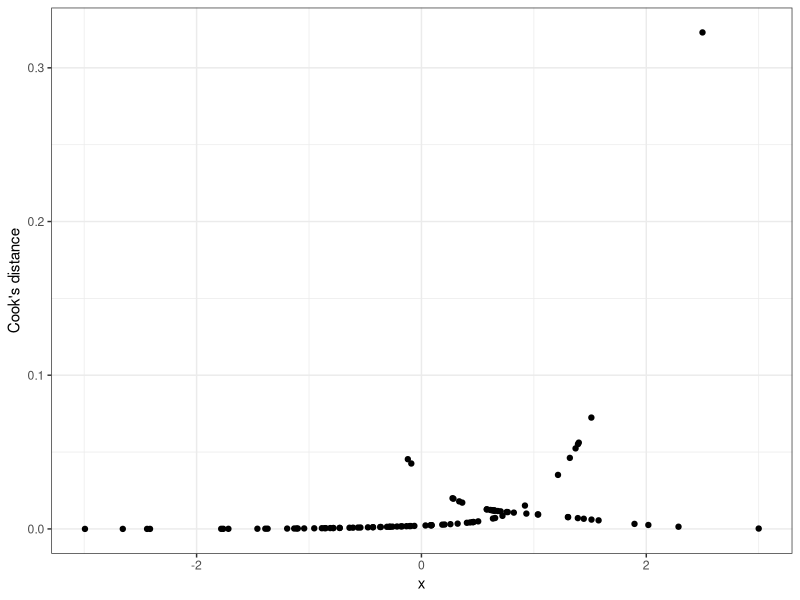

Write R code to recreate this figure.
## ---- chunk 1
set.seed(42)

x <- rnorm(100)

# create P(Y = 1 | X) for each entry in x
# Here log odds = -1 + 2x
p <- exp(-1 + 2*x)/(1 + exp(-1 + 2*x))

# Finally, simulate a binary response at each x
y <- rbinom(100, 1, p)

x <- c(x, 2.5, 3)
y <- c(y, 0, 1)

m1 <- glm(y ~ x, family = binomial)
## ---- chunk 2
summary(m1)
## ---- chunk 3
library(tidyverse)
library(car)
library(mvtnorm)

data.frame(x = x, y = cooks.distance(m1)) |>
  ggplot(aes(x = x, y = y)) +
  geom_point() +
  theme_bw() +
  labs(x = "x", y = "Cook's distance")
## ---- chunk 4
set.seed(383)

n <- 1000
rho <- 0.98
beta <- c(0, 1, 1, 1)

# Create the covariance matrix sigma
sigma <- diag(rep(1 - rho, 3)) + matrix(rep(rho, 9), nrow=3)

# Generate Xs from a multivariate normal distribution
X <- rmvnorm(n, sigma = sigma)

x1 <- X[,1]
x2 <- X[,2]
x3 <- X[,3]

X_complete <- cbind(1, X)

# generate probabilities p
p <- exp(X_complete %*% beta)/(1 + exp(X_complete %*% beta))

# generate bernoulli response y
y <- rbinom(n, 1, p)
## ---- chunk 5
m1 <- glm(y ~ x1, family = binomial)

summary(m1)
## ---- chunk 6
m2 <- glm(y ~ x1 + x2 + x3, family = binomial)
vif(m2)
## ---- chunk 7
set.seed(383)

n <- 100
rho <- 0.99
beta <- c(0, 2, 1, 1)

# Create the covariance matrix sigma
sigma <- diag(rep(1 - rho, 3)) + matrix(rep(rho, 9), nrow=3)

# Generate Xs from a multivariate normal distribution
X <- rmvnorm(n, sigma = sigma)

x1 <- X[,1]
x2 <- X[,2]
x3 <- X[,3]

X_complete <- cbind(1, X)

# generate probabilities p
p <- exp(X_complete %*% beta)/(1 + exp(X_complete %*% beta))

# generate bernoulli response y
y <- rbinom(n, 1, p)
## ---- chunk 8
m1 <- glm(y ~ x1, family = binomial)

summary(m1)
## ---- chunk 9
m2 <- glm(y ~ x1 + x2 + x3, family = binomial)
summary(m2)
vif(m2)
